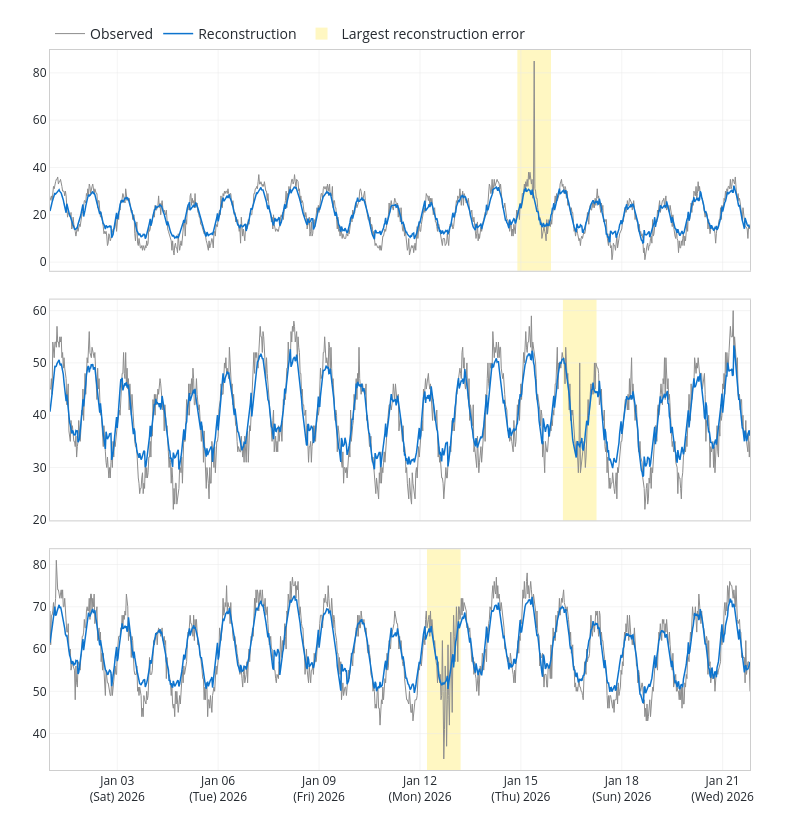

The code cell stored with this chart in its notebook:
### Code cell
plot(batch_predictions).show()

### Figure 1 — Plotly figure (JSON) as saved in the notebook; plotly's stock layout.template omitted (floating-point values rounded to 4 significant figures; data arrays with more than 128 entries replaced by an {"elided": "..."} marker saying what was removed)
{"data": [{"legendgroup": "Observed", "line": {"color": "#8d8d8d", "width": 1}, "mode": "lines", "name": "Observed", "showlegend": true, "type": "scatter", "x": {"elided": "1000 str values"}, "xaxis": "x", "y": {"elided": "1000 int values"}, "yaxis": "y"}, {"legendgroup": "Reconstruction", "line": {"color": "#0d74ce", "width": 1.5}, "mode": "lines", "name": "Reconstruction", "showlegend": true, "type": "scatter", "x": {"elided": "1000 str values"}, "xaxis": "x", "y": {"elided": "1000 float values"}, "yaxis": "y"}, {"legendgroup": "Observed", "line": {"color": "#8d8d8d", "width": 1}, "mode": "lines", "name": "Observed", "showlegend": false, "type": "scatter", "x": {"elided": "1000 str values"}, "xaxis": "x2", "y": {"elided": "1000 int values"}, "yaxis": "y2"}, {"legendgroup": "Reconstruction", "line": {"color": "#0d74ce", "width": 1.5}, "mode": "lines", "name": "Reconstruction", "showlegend": false, "type": "scatter", "x": {"elided": "1000 str values"}, "xaxis": "x2", "y": {"elided": "1000 float values"}, "yaxis": "y2"}, {"legendgroup": "Observed", "line": {"color": "#8d8d8d", "width": 1}, "mode": "lines", "name": "Observed", "showlegend": false, "type": "scatter", "x": {"elided": "1000 str values"}, "xaxis": "x3", "y": {"elided": "1000 int values"}, "yaxis": "y3"}, {"legendgroup": "Reconstruction", "line": {"color": "#0d74ce", "width": 1.5}, "mode": "lines", "name": "Reconstruction", "showlegend": false, "type": "scatter", "x": {"elided": "1000 str values"}, "xaxis": "x3", "y": {"elided": "1000 float values"}, "yaxis": "y3"}], "layout": {"height": 820, "legend": {"bgcolor": "rgba(0,0,0,0)", "font": {"color": "#24292f", "size": 14}, "orientation": "h", "x": 0, "y": 1, "yanchor": "bottom"}, "margin": {"b": 50, "l": 50, "r": 50, "t": 50}, "paper_bgcolor": "white", "plot_bgcolor": "white", "shapes": [{"fillcolor": "#fff7c2", "layer": "below", "legendgroup": "Largest reconstruction error", "line": {"width": 0}, "name": "Largest reconstruction error", "showlegend": true, "type": "rect", "x0": "2026-01-14 21:30:00", "x1": "2026-01-15 21:30:00", "xref": "x", "y0": 0, "y1": 1, "yref": "y domain"}, {"fillcolor": "#fff7c2", "layer": "below", "legendgroup": "Largest reconstruction error", "line": {"width": 0}, "name": "Largest reconstruction error", "showlegend": false, "type": "rect", "x0": "2026-01-16 06:00:00", "x1": "2026-01-17 06:00:00", "xref": "x2", "y0": 0, "y1": 1, "yref": "y2 domain"}, {"fillcolor": "#fff7c2", "layer": "below", "legendgroup": "Largest reconstruction error", "line": {"width": 0}, "name": "Largest reconstruction error", "showlegend": false, "type": "rect", "x0": "2026-01-12 05:00:00", "x1": "2026-01-13 05:00:00", "xref": "x3", "y0": 0, "y1": 1, "yref": "y3 domain"}], "width": 800, "xaxis": {"anchor": "y", "domain": [0, 1], "gridcolor": "#e8e8e8", "gridwidth": 0.5, "linecolor": "#cecece", "matches": "x3", "mirror": true, "showticklabels": false, "tickangle": 0, "tickfont": {"color": "#24292f"}, "tickformat": "%b %d<br>(%a) %Y", "type": "date"}, "xaxis2": {"anchor": "y2", "domain": [0, 1], "gridcolor": "#e8e8e8", "gridwidth": 0.5, "linecolor": "#cecece", "matches": "x3", "mirror": true, "showticklabels": false, "tickangle": 0, "tickfont": {"color": "#24292f"}, "tickformat": "%b %d<br>(%a) %Y", "type": "date"}, "xaxis3": {"anchor": "y3", "domain": [0, 1], "gridcolor": "#e8e8e8", "gridwidth": 0.5, "linecolor": "#cecece", "mirror": true, "tickangle": 0, "tickfont": {"color": "#24292f"}, "tickformat": "%b %d<br>(%a) %Y", "type": "date"}, "yaxis": {"anchor": "x", "domain": [0.6933, 1], "gridcolor": "#e8e8e8", "gridwidth": 0.5, "linecolor": "#cecece", "mirror": true, "tickfont": {"color": "#24292f"}, "tickformat": ",.0f", "zeroline": false}, "yaxis2": {"anchor": "x2", "domain": [0.3467, 0.6533], "gridcolor": "#e8e8e8", "gridwidth": 0.5, "linecolor": "#cecece", "mirror": true, "tickfont": {"color": "#24292f"}, "tickformat": ",.0f", "zeroline": false}, "yaxis3": {"anchor": "x3", "domain": [0, 0.3067], "gridcolor": "#e8e8e8", "gridwidth": 0.5, "linecolor": "#cecece", "mirror": true, "tickfont": {"color": "#24292f"}, "tickformat": ",.0f", "zeroline": false}}}
